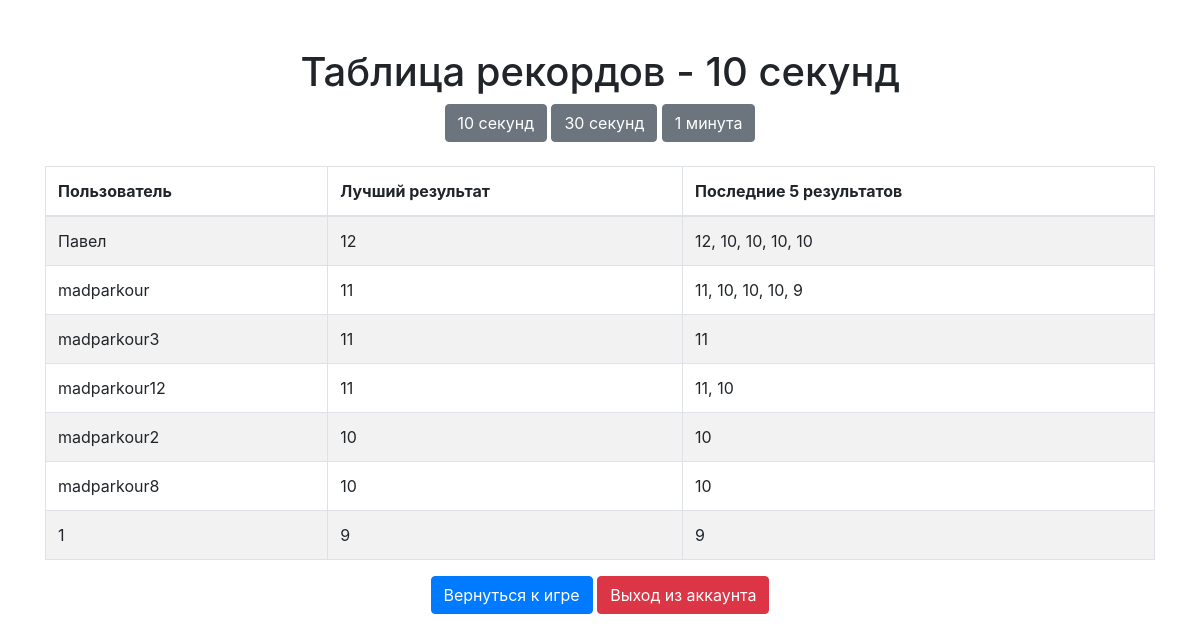
The page /leaderboard/10 on the database its author committed.
### app/models.py (models this page shows, shortened)
class User(db.Model, UserMixin):
    id = db.Column(db.Integer, primary_key=True)
    username = db.Column(db.String(100), unique=True, nullable=False)
    password = db.Column(db.String(200), nullable=False)
    clicks = db.Column(db.Integer, default=0)

### app/routes.py (the view)
@app.route('/leaderboard/<int:duration>')
def leaderboard(duration):
    users = User.query.all()
    results = {}
    for user in users:
        user_results = GameResult.query.filter_by(user_id=user.id, duration=duration).order_by(
            GameResult.clicks.desc()).all()
        if user_results:
            best_result = user_results[0].clicks
            last_five_results = [result.clicks for result in user_results[:5]]
            results[user.username] = {'best_result': best_result, 'last_five_results': last_five_results}
    sorted_results = dict(sorted(results.items(), key=lambda item: item[1]['best_result'], reverse=True))
    return render_template('leaderboard.html', results=sorted_results, duration=duration)

### app/templates/leaderboard.html (shortened to what this page needs)
<!DOCTYPE html>
<html lang="ru">
<head>
    <link rel="stylesheet" href="https://stackpath.bootstrapcdn.com/bootstrap/4.5.2/css/bootstrap.min.css">
</head>
<body>
    <div class="container mt-5">
        <h1 class="text-center">Таблица рекордов - {{ duration }} секунд</h1>
        <div class="text-center mb-4">
            <a href="/leaderboard/10" class="btn btn-secondary">10 секунд</a>
            <a href="/leaderboard/30" class="btn btn-secondary">30 секунд</a>
            <a href="/leaderboard/60" class="btn btn-secondary">1 минута</a>
        </div>
        <table class="table table-bordered table-striped mt-3">
            <thead>
                <tr>
                    <th>Пользователь</th>
                    <th>Лучший результат</th>
                    <th>Последние 5 результатов</th>
                </tr>
            </thead>
            <tbody>
                {% for username, result in results.items() %}
                <tr>
                    <td>{{ username }}</td>
                    <td>{{ result.best_result }}</td>
                    <td>{{ result.last_five_results | join(', ') }}</td>
                </tr>
                {% endfor %}
            </tbody>
        </table>
        <div class="text-center mt-3">
            <a href="/" class="btn btn-primary">Вернуться к игре</a>
            <a href="{{ url_for('logout') }}" class="btn btn-danger">Выход из аккаунта</a>
        </div>
    </div>
</body>
</html>

### rows shown on the page
User: username "Павел", best_result "12", last_five_results "12, 10, 10, 10, 10"
User: username "madparkour", best_result "11", last_five_results "11, 10, 10, 10, 9"
User: username "madparkour3", best_result "11", last_five_results "11"
User: username "madparkour12", best_result "11", last_five_results "11, 10"
User: username "madparkour2", best_result "10", last_five_results "10"
User: username "madparkour8", best_result "10", last_five_results "10"

### other values the page prints
{{ duration }} "10"
{{ username }} "1"
{{ result.best_result }} "9"
{{ result.last_five_results | join(', ') }} "9"
